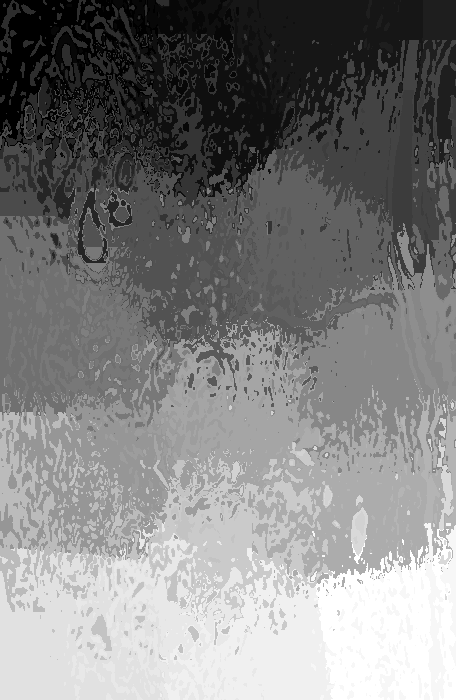
#> input picture features/all/binary/40X/imagelike/superpixels/benign/SOB_B_A-14-22549AB-40-003.png, 456 x 700 px, found by its file name
$ python clbp.py
#> lines starting #> are read from the running program, lines starting #| are printed output that depends on the picture; long printed decimals are rounded
#> further down, image is the input picture: shape (700, 456, 3); min 0, max 34, mean 17
import cv2
import numpy as np

class CLBP:
    def __init__(self, radius=5, neighbors=24):
        self.radius = radius
        self.neighbors = neighbors

    def __str__(self):
        return "clbp"

    def describe(self, image, eps=1e-7):
#> called with eps = 1e-07
        gray = cv2.cvtColor(image, cv2.COLOR_BGR2GRAY)
        resized = cv2.resize(gray, (0, 0), fx=0.5, fy=0.5)  # Resize the image by a factor of 0.5
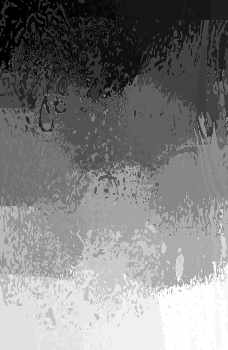
#> resized: shape (350, 228); min 0, max 34, mean 17.1; drawn with min black and max white
        height, width = resized.shape
#> height = 350; width = 228
        output = np.zeros((height, width), np.uint8)
        for i in range(self.radius, height - self.radius):
            for j in range(self.radius, width - self.radius):
                center = resized[i, j]
                code = 0
                for k in range(self.neighbors):
                    x = i + int(round(self.radius * np.cos(2 * np.pi * k / self.neighbors)))
                    y = j - int(round(self.radius * np.sin(2 * np.pi * k / self.neighbors)))
                    if resized[x, y] > center:
                        code += 1 << k
                output[i, j] = code
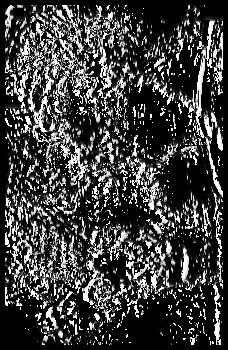
#> output: shape (350, 228); min 0, max 255, mean 63

        # Get histogram of uniform patterns
        (hist, _) = np.histogram(output.ravel(), bins=np.arange(0, 11), range=(0, 10))
#> hist = [38195, 1534, 917, 1325, 1238, 339, 747, 1053, 787, 314]

        # Normalize the histogram
        hist = hist.astype('float')
        hist /= (hist.sum() + eps)
#> hist = [0.822, 0.033, 0.0197, 0.0285, 0.0267, 0.0073, 0.0161, 0.0227, 0.0169, 0.00676]
        return hist


if __name__ == "__main__":
    image = cv2.imread('/Users/melikapooyan/Documents/BreaKHis_v1/breast/benign/SOB/adenosis/SOB_B_A_14-22549AB/40X/SOB_B_A-14-22549AB-40-003.png')
    clbp = CLBP(radius=5, neighbors=24)
    feature_vector = clbp.describe(image)
#> feature_vector has the same summary as hist in describe
    print("CLBP feature vector:", feature_vector)
#| CLBP feature vector: [0.8223 0.03303 0.01974 0.02853 0.02665 0.007298
#|  0.01608 0.02267 0.01694 0.00676 ]
    print(feature_vector.shape)
#| (10,)

$ run again, with features/all/binary/40X/imagelike/superpixels/benign/SOB_B_A-14-22549AB-40-001.png copied over features/all/binary/40X/imagelike/superpixels/benign/SOB_B_A-14-22549AB-40-003.png
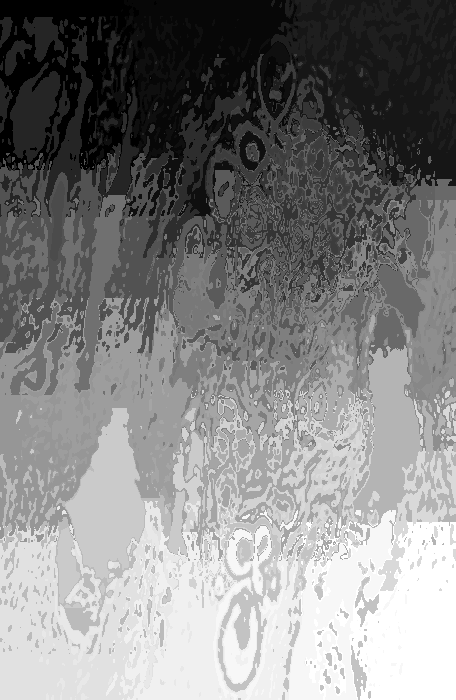
#> input picture features/all/binary/40X/imagelike/superpixels/benign/SOB_B_A-14-22549AB-40-001.png, 456 x 700 px, found by its file name
#> image is the input picture: shape (700, 456, 3); min 0, max 34, mean 17.4
#> in describe, `resized = cv2.resize(gray, (0, 0), fx=0.5, fy=0.5)`:
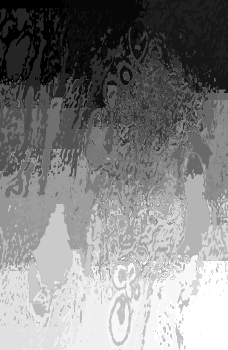
#> resized: shape (350, 228); min 0, max 34, mean 17.5; drawn with min black and max white
#> after the loop in describe, `for i in range(self.radius, height - self.radius):`:
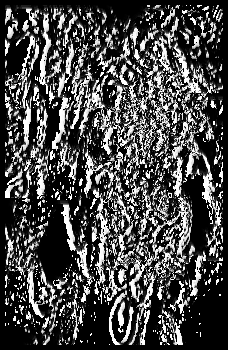
#> output: shape (350, 228); min 0, max 255, mean 72.7
#> in describe, `(hist, _) = np.histogram(output.ravel(), bins=np.arange(0, 11), range=..`: hist = [34798, 1648, 874, 1482, 1127, 311, 667, 1215, 716, 290]
#> in describe, `hist /= (hist.sum() + eps)`: hist = [0.807, 0.0382, 0.0203, 0.0344, 0.0261, 0.00721, 0.0155, 0.0282, 0.0166, 0.00672]
#> feature_vector has the same summary as hist in describe
#| CLBP feature vector: [0.8069 0.03821 0.02027 0.03436 0.02613 0.007211
#|  0.01547 0.02817 0.0166 0.006724]
#| (10,)

$ run again, with features/all/binary/40X/imagelike/superpixels/benign/SOB_B_A-14-22549AB-40-002.png copied over features/all/binary/40X/imagelike/superpixels/benign/SOB_B_A-14-22549AB-40-003.png
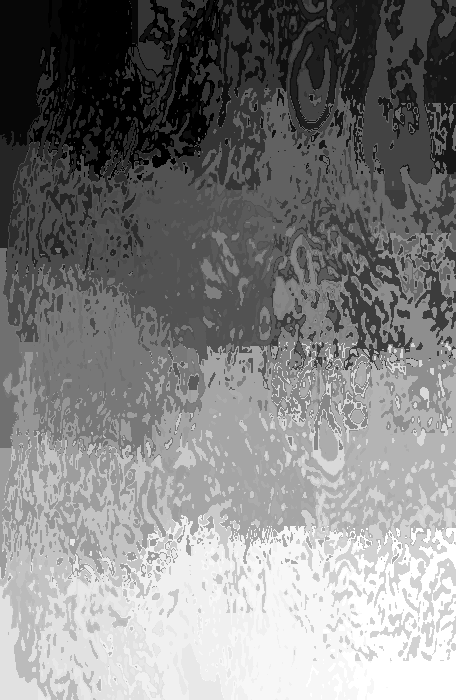
#> input picture features/all/binary/40X/imagelike/superpixels/benign/SOB_B_A-14-22549AB-40-002.png, 456 x 700 px, found by its file name
#> image is the input picture: shape (700, 456, 3); min 0, max 34, mean 17.2
#> in describe, `resized = cv2.resize(gray, (0, 0), fx=0.5, fy=0.5)`:
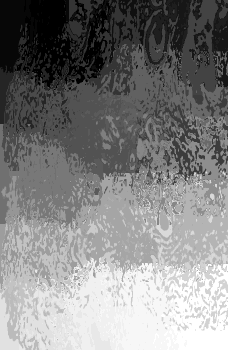
#> resized: shape (350, 228); min 0, max 34, mean 17.3; drawn with min black and max white
#> after the loop in describe, `for i in range(self.radius, height - self.radius):`:
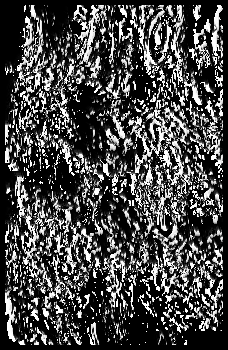
#> output: shape (350, 228); min 0, max 255, mean 71.5
#> in describe, `(hist, _) = np.histogram(output.ravel(), bins=np.arange(0, 11), range=..`: hist = [35447, 1721, 929, 1334, 1141, 334, 697, 1207, 764, 324]
#> in describe, `hist /= (hist.sum() + eps)`: hist = [0.807, 0.0392, 0.0212, 0.0304, 0.026, 0.00761, 0.0159, 0.0275, 0.0174, 0.00738]
#> feature_vector has the same summary as hist in describe
#| CLBP feature vector: [0.8075 0.0392 0.02116  0.03039 0.02599 0.007609
#|  0.01588 0.0275 0.0174 0.007381]
#| (10,)

$ run again, with features/all/binary/40X/imagelike/superpixels/benign/SOB_B_A-14-22549AB-40-004.png copied over features/all/binary/40X/imagelike/superpixels/benign/SOB_B_A-14-22549AB-40-003.png
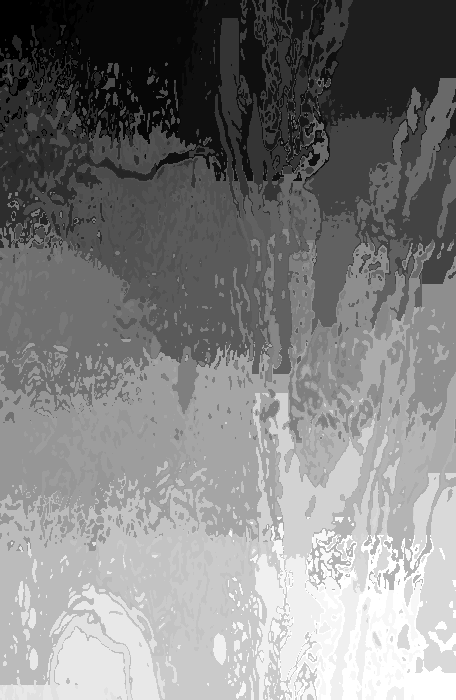
#> input picture features/all/binary/40X/imagelike/superpixels/benign/SOB_B_A-14-22549AB-40-004.png, 456 x 700 px, found by its file name
#> image is the input picture: shape (700, 456, 3); min 0, max 34, mean 17.1
#> in describe, `resized = cv2.resize(gray, (0, 0), fx=0.5, fy=0.5)`:
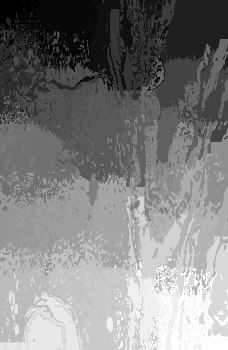
#> resized: shape (350, 228); min 0, max 34, mean 17.2; drawn with min black and max white
#> after the loop in describe, `for i in range(self.radius, height - self.radius):`:
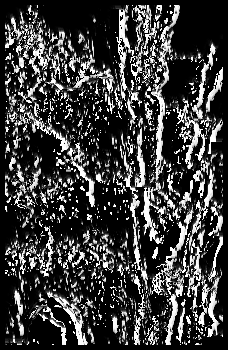
#> output: shape (350, 228); min 0, max 255, mean 61.1
#> in describe, `(hist, _) = np.histogram(output.ravel(), bins=np.arange(0, 11), range=..`: hist = [39646, 1894, 932, 1619, 1209, 304, 689, 1270, 747, 262]
#> in describe, `hist /= (hist.sum() + eps)`: hist = [0.816, 0.039, 0.0192, 0.0333, 0.0249, 0.00626, 0.0142, 0.0261, 0.0154, 0.00539]
#> feature_vector has the same summary as hist in describe
#| CLBP feature vector: [0.8162 0.03899 0.01919 0.03333 0.02489 0.006259
#|  0.01419 0.02615 0.01538 0.005394]
#| (10,)
